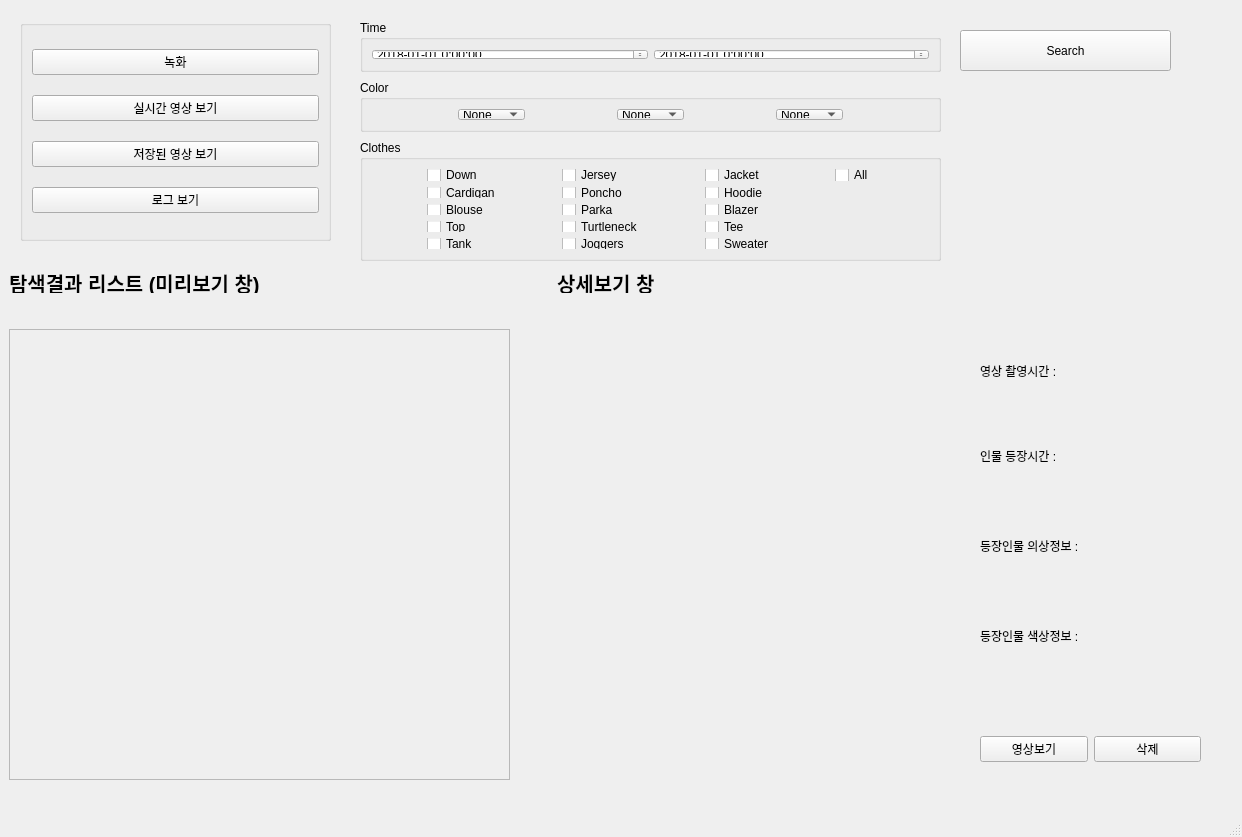
<?xml version="1.0" encoding="UTF-8"?>
<ui version="4.0">
 <class>MainWindow</class>
 <widget class="QMainWindow" name="MainWindow">
  <property name="enabled">
   <bool>true</bool>
  </property>
  <property name="geometry">
   <rect>
    <x>0</x>
    <y>0</y>
    <width>1242</width>
    <height>837</height>
   </rect>
  </property>
  <property name="sizePolicy">
   <sizepolicy hsizetype="Preferred" vsizetype="Preferred">
    <horstretch>0</horstretch>
    <verstretch>0</verstretch>
   </sizepolicy>
  </property>
  <property name="windowTitle">
   <string>MainWindow</string>
  </property>
  <property name="autoFillBackground">
   <bool>false</bool>
  </property>
  <widget class="QWidget" name="centralwidget">
   <widget class="QScrollArea" name="scro">
    <property name="geometry">
     <rect>
      <x>9</x>
      <y>329</y>
      <width>501</width>
      <height>451</height>
     </rect>
    </property>
    <property name="sizePolicy">
     <sizepolicy hsizetype="Expanding" vsizetype="Expanding">
      <horstretch>0</horstretch>
      <verstretch>0</verstretch>
     </sizepolicy>
    </property>
    <property name="verticalScrollBarPolicy">
     <enum>Qt::ScrollBarAsNeeded</enum>
    </property>
    <property name="horizontalScrollBarPolicy">
     <enum>Qt::ScrollBarAsNeeded</enum>
    </property>
    <property name="widgetResizable">
     <bool>true</bool>
    </property>
    <property name="alignment">
     <set>Qt::AlignJustify|Qt::AlignVCenter</set>
    </property>
    <widget class="QWidget" name="scrollAreaWidgetContents">
     <property name="geometry">
      <rect>
       <x>0</x>
       <y>0</y>
       <width>499</width>
       <height>449</height>
      </rect>
     </property>
    </widget>
   </widget>
   <widget class="QWidget" name="horizontalLayoutWidget">
    <property name="geometry">
     <rect>
      <x>980</x>
      <y>724</y>
      <width>221</width>
      <height>51</height>
     </rect>
    </property>
    <layout class="QHBoxLayout" name="horizontalLayout">
     <item>
      <widget class="QPushButton" name="ys_btn">
       <property name="text">
        <string>영상보기</string>
       </property>
      </widget>
     </item>
     <item>
      <widget class="QPushButton" name="del_btn">
       <property name="text">
        <string>삭제</string>
       </property>
      </widget>
     </item>
    </layout>
   </widget>
   <widget class="QLabel" name="detail_image_lab1">
    <property name="geometry">
     <rect>
      <x>550</x>
      <y>330</y>
      <width>391</width>
      <height>441</height>
     </rect>
    </property>
    <property name="text">
     <string/>
    </property>
   </widget>
   <widget class="QGroupBox" name="groupBox">
    <property name="geometry">
     <rect>
      <x>360</x>
      <y>140</y>
      <width>581</width>
      <height>121</height>
     </rect>
    </property>
    <property name="sizePolicy">
     <sizepolicy hsizetype="MinimumExpanding" vsizetype="Preferred">
      <horstretch>0</horstretch>
      <verstretch>0</verstretch>
     </sizepolicy>
    </property>
    <property name="title">
     <string>Clothes</string>
    </property>
    <layout class="QGridLayout" name="gridLayout">
     <item row="1" column="1">
      <widget class="QCheckBox" name="clo_Poncho">
       <property name="text">
        <string>Poncho</string>
       </property>
      </widget>
     </item>
     <item row="2" column="1">
      <widget class="QCheckBox" name="clo_parka">
       <property name="text">
        <string>Parka</string>
       </property>
      </widget>
     </item>
     <item row="1" column="0">
      <widget class="QCheckBox" name="clo_cardigan">
       <property name="text">
        <string>Cardigan</string>
       </property>
      </widget>
     </item>
     <item row="4" column="0">
      <widget class="QCheckBox" name="clo_tank">
       <property name="text">
        <string>Tank</string>
       </property>
      </widget>
     </item>
     <item row="0" column="1">
      <widget class="QCheckBox" name="clo_jersey">
       <property name="sizePolicy">
        <sizepolicy hsizetype="Fixed" vsizetype="Fixed">
         <horstretch>0</horstretch>
         <verstretch>0</verstretch>
        </sizepolicy>
       </property>
       <property name="text">
        <string>Jersey</string>
       </property>
      </widget>
     </item>
     <item row="4" column="1">
      <widget class="QCheckBox" name="clo_joggers">
       <property name="text">
        <string>Joggers</string>
       </property>
      </widget>
     </item>
     <item row="1" column="2">
      <widget class="QCheckBox" name="clo_hoodie">
       <property name="text">
        <string>Hoodie</string>
       </property>
      </widget>
     </item>
     <item row="2" column="2">
      <widget class="QCheckBox" name="clo_blazer">
       <property name="text">
        <string>Blazer</string>
       </property>
      </widget>
     </item>
     <item row="3" column="0">
      <widget class="QCheckBox" name="clo_top">
       <property name="text">
        <string>Top</string>
       </property>
      </widget>
     </item>
     <item row="0" column="2">
      <widget class="QCheckBox" name="clo_jacket">
       <property name="sizePolicy">
        <sizepolicy hsizetype="Fixed" vsizetype="Fixed">
         <horstretch>0</horstretch>
         <verstretch>0</verstretch>
        </sizepolicy>
       </property>
       <property name="text">
        <string>Jacket</string>
       </property>
      </widget>
     </item>
     <item row="3" column="2">
      <widget class="QCheckBox" name="clo_tee">
       <property name="text">
        <string>Tee</string>
       </property>
      </widget>
     </item>
     <item row="4" column="2">
      <widget class="QCheckBox" name="clo_sweater">
       <property name="text">
        <string>Sweater</string>
       </property>
      </widget>
     </item>
     <item row="0" column="3">
      <widget class="QCheckBox" name="clo_all">
       <property name="sizePolicy">
        <sizepolicy hsizetype="Fixed" vsizetype="Fixed">
         <horstretch>0</horstretch>
         <verstretch>0</verstretch>
        </sizepolicy>
       </property>
       <property name="text">
        <string>All</string>
       </property>
      </widget>
     </item>
     <item row="3" column="1">
      <widget class="QCheckBox" name="clo_turtleneck">
       <property name="text">
        <string>Turtleneck</string>
       </property>
      </widget>
     </item>
     <item row="2" column="0">
      <widget class="QCheckBox" name="clo_blouse">
       <property name="text">
        <string>Blouse</string>
       </property>
      </widget>
     </item>
     <item row="0" column="0">
      <widget class="QCheckBox" name="clo_down">
       <property name="sizePolicy">
        <sizepolicy hsizetype="Fixed" vsizetype="Fixed">
         <horstretch>0</horstretch>
         <verstretch>0</verstretch>
        </sizepolicy>
       </property>
       <property name="text">
        <string>Down</string>
       </property>
      </widget>
     </item>
    </layout>
   </widget>
   <widget class="QGroupBox" name="groupBox_2">
    <property name="geometry">
     <rect>
      <x>360</x>
      <y>80</y>
      <width>581</width>
      <height>52</height>
     </rect>
    </property>
    <property name="title">
     <string>Color</string>
    </property>
    <layout class="QHBoxLayout" name="horizontalLayout_2">
     <item>
      <widget class="QComboBox" name="color_1">
       <property name="sizePolicy">
        <sizepolicy hsizetype="Fixed" vsizetype="Fixed">
         <horstretch>0</horstretch>
         <verstretch>0</verstretch>
        </sizepolicy>
       </property>
       <item>
        <property name="text">
         <string>None</string>
        </property>
       </item>
       <item>
        <property name="text">
         <string>Black</string>
        </property>
       </item>
       <item>
        <property name="text">
         <string>White</string>
        </property>
       </item>
       <item>
        <property name="text">
         <string>Gray</string>
        </property>
       </item>
       <item>
        <property name="text">
         <string>Red</string>
        </property>
       </item>
       <item>
        <property name="text">
         <string>Yellow</string>
        </property>
       </item>
       <item>
        <property name="text">
         <string>Green</string>
        </property>
       </item>
       <item>
        <property name="text">
         <string>Cyan</string>
        </property>
       </item>
       <item>
        <property name="text">
         <string>Blue</string>
        </property>
       </item>
       <item>
        <property name="text">
         <string>Violet</string>
        </property>
       </item>
       <item>
        <property name="text">
         <string>Pink</string>
        </property>
       </item>
      </widget>
     </item>
     <item>
      <widget class="QComboBox" name="color_2">
       <property name="sizePolicy">
        <sizepolicy hsizetype="Fixed" vsizetype="Fixed">
         <horstretch>0</horstretch>
         <verstretch>0</verstretch>
        </sizepolicy>
       </property>
       <item>
        <property name="text">
         <string>None</string>
        </property>
       </item>
       <item>
        <property name="text">
         <string>Black</string>
        </property>
       </item>
       <item>
        <property name="text">
         <string>White</string>
        </property>
       </item>
       <item>
        <property name="text">
         <string>Gray</string>
        </property>
       </item>
       <item>
        <property name="text">
         <string>Red</string>
        </property>
       </item>
       <item>
        <property name="text">
         <string>Yellow</string>
        </property>
       </item>
       <item>
        <property name="text">
         <string>Green</string>
        </property>
       </item>
       <item>
        <property name="text">
         <string>Cyan</string>
        </property>
       </item>
       <item>
        <property name="text">
         <string>Blue</string>
        </property>
       </item>
       <item>
        <property name="text">
         <string>Violet</string>
        </property>
       </item>
       <item>
        <property name="text">
         <string>Pink</string>
        </property>
       </item>
      </widget>
     </item>
     <item>
      <widget class="QComboBox" name="color_3">
       <property name="sizePolicy">
        <sizepolicy hsizetype="Fixed" vsizetype="Fixed">
         <horstretch>0</horstretch>
         <verstretch>0</verstretch>
        </sizepolicy>
       </property>
       <item>
        <property name="text">
         <string>None</string>
        </property>
       </item>
       <item>
        <property name="text">
         <string>Black</string>
        </property>
       </item>
       <item>
        <property name="text">
         <string>White</string>
        </property>
       </item>
       <item>
        <property name="text">
         <string>Gray</string>
        </property>
       </item>
       <item>
        <property name="text">
         <string>Red</string>
        </property>
       </item>
       <item>
        <property name="text">
         <string>Yellow</string>
        </property>
       </item>
       <item>
        <property name="text">
         <string>Green</string>
        </property>
       </item>
       <item>
        <property name="text">
         <string>Cyan</string>
        </property>
       </item>
       <item>
        <property name="text">
         <string>Blue</string>
        </property>
       </item>
       <item>
        <property name="text">
         <string>Violet</string>
        </property>
       </item>
       <item>
        <property name="text">
         <string>Pink</string>
        </property>
       </item>
      </widget>
     </item>
    </layout>
   </widget>
   <widget class="QGroupBox" name="groupBox_3">
    <property name="geometry">
     <rect>
      <x>360</x>
      <y>20</y>
      <width>581</width>
      <height>52</height>
     </rect>
    </property>
    <property name="title">
     <string>Time</string>
    </property>
    <layout class="QHBoxLayout" name="horizontalLayout_3">
     <item>
      <widget class="QDateTimeEdit" name="time_to">
       <property name="dateTime">
        <datetime>
         <hour>0</hour>
         <minute>0</minute>
         <second>0</second>
         <year>2018</year>
         <month>1</month>
         <day>1</day>
        </datetime>
       </property>
       <property name="maximumDateTime">
        <datetime>
         <hour>23</hour>
         <minute>59</minute>
         <second>59</second>
         <year>2100</year>
         <month>12</month>
         <day>31</day>
        </datetime>
       </property>
       <property name="minimumDateTime">
        <datetime>
         <hour>0</hour>
         <minute>0</minute>
         <second>0</second>
         <year>1900</year>
         <month>9</month>
         <day>14</day>
        </datetime>
       </property>
       <property name="displayFormat">
        <string>yyyy-MM-dd h:mm:ss</string>
       </property>
      </widget>
     </item>
     <item>
      <widget class="QDateTimeEdit" name="time_from">
       <property name="dateTime">
        <datetime>
         <hour>0</hour>
         <minute>0</minute>
         <second>0</second>
         <year>2018</year>
         <month>1</month>
         <day>1</day>
        </datetime>
       </property>
       <property name="maximumDate">
        <date>
         <year>2100</year>
         <month>12</month>
         <day>31</day>
        </date>
       </property>
       <property name="minimumDate">
        <date>
         <year>1900</year>
         <month>9</month>
         <day>14</day>
        </date>
       </property>
       <property name="displayFormat">
        <string>yyyy-MM-dd h:mm:ss</string>
       </property>
      </widget>
     </item>
    </layout>
   </widget>
   <widget class="QGroupBox" name="verticalGroupBox">
    <property name="geometry">
     <rect>
      <x>20</x>
      <y>20</y>
      <width>311</width>
      <height>221</height>
     </rect>
    </property>
    <layout class="QVBoxLayout" name="verticalLayout">
     <item>
      <widget class="QPushButton" name="nh_btn">
       <property name="text">
        <string>녹화</string>
       </property>
      </widget>
     </item>
     <item>
      <widget class="QPushButton" name="ssg_btn">
       <property name="text">
        <string>실시간 영상 보기</string>
       </property>
      </widget>
     </item>
     <item>
      <widget class="QPushButton" name="jjd_btn">
       <property name="text">
        <string>저장된 영상 보기</string>
       </property>
      </widget>
     </item>
     <item>
      <widget class="QPushButton" name="log_btn">
       <property name="text">
        <string>로그 보기</string>
       </property>
      </widget>
     </item>
    </layout>
   </widget>
   <widget class="QLabel" name="detail_view">
    <property name="geometry">
     <rect>
      <x>557</x>
      <y>273</y>
      <width>113</width>
      <height>20</height>
     </rect>
    </property>
    <property name="font">
     <font>
      <pointsize>15</pointsize>
      <weight>75</weight>
      <bold>true</bold>
     </font>
    </property>
    <property name="text">
     <string>상세보기 창</string>
    </property>
   </widget>
   <widget class="QPushButton" name="search_btn">
    <property name="geometry">
     <rect>
      <x>960</x>
      <y>30</y>
      <width>211</width>
      <height>41</height>
     </rect>
    </property>
    <property name="sizePolicy">
     <sizepolicy hsizetype="Preferred" vsizetype="Preferred">
      <horstretch>0</horstretch>
      <verstretch>0</verstretch>
     </sizepolicy>
    </property>
    <property name="text">
     <string>Search</string>
    </property>
   </widget>
   <widget class="QLabel" name="search_list">
    <property name="geometry">
     <rect>
      <x>9</x>
      <y>273</y>
      <width>290</width>
      <height>20</height>
     </rect>
    </property>
    <property name="font">
     <font>
      <pointsize>15</pointsize>
      <weight>75</weight>
      <bold>true</bold>
     </font>
    </property>
    <property name="text">
     <string>탐색결과 리스트 (미리보기 창)</string>
    </property>
   </widget>
   <widget class="QLabel" name="detail_videotime">
    <property name="geometry">
     <rect>
      <x>980</x>
      <y>335</y>
      <width>241</width>
      <height>71</height>
     </rect>
    </property>
    <property name="text">
     <string>영상 촬영시간 :</string>
    </property>
   </widget>
   <widget class="QLabel" name="detail_mantime">
    <property name="geometry">
     <rect>
      <x>980</x>
      <y>420</y>
      <width>241</width>
      <height>71</height>
     </rect>
    </property>
    <property name="text">
     <string>인물 등장시간 :</string>
    </property>
   </widget>
   <widget class="QLabel" name="detail_clo">
    <property name="geometry">
     <rect>
      <x>980</x>
      <y>510</y>
      <width>241</width>
      <height>71</height>
     </rect>
    </property>
    <property name="text">
     <string>등장인물 의상정보 :</string>
    </property>
   </widget>
   <widget class="QLabel" name="detail_color">
    <property name="geometry">
     <rect>
      <x>980</x>
      <y>600</y>
      <width>241</width>
      <height>71</height>
     </rect>
    </property>
    <property name="text">
     <string>등장인물 색상정보 :</string>
    </property>
   </widget>
  </widget>
  <widget class="QMenuBar" name="menubar">
   <property name="geometry">
    <rect>
     <x>0</x>
     <y>0</y>
     <width>1242</width>
     <height>21</height>
    </rect>
   </property>
  </widget>
  <widget class="QStatusBar" name="statusbar"/>
 </widget>
 <resources/>
 <connections/>
</ui>
